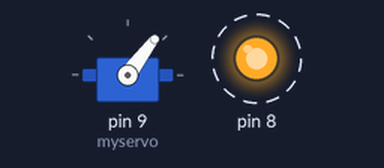
Bench run of a sketch on a simulated Arduino Uno, built with avr-gcc and run on an emulated ATmega328P. Parts: servo, output pins drawn as LEDs (lit = HIGH). Dashed ring = blinking.

Above: at 0.05 s.
At 0.55 s:
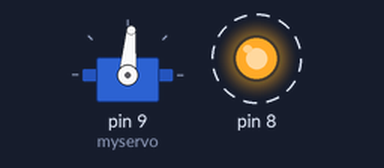
At 1.05 s:
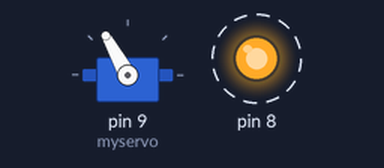
At 2.35 s:
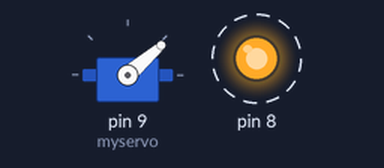
Timing chart, 0 to 5.7 s (numbered marks = the images above):
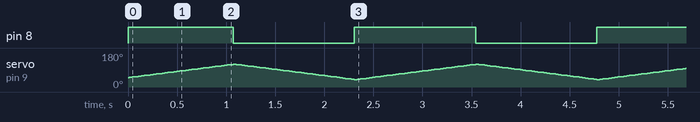

The sketch:

servo.ino
```cpp
// Controlando la posición de un servo usando un potenciómetro (resistencia variable)
// Por Michal Rinott

#include <Servo.h> // Carga la librería Servo.h que contiene métodos para trabajar con servos

Servo myservo;  // Crea un objeto servo para controlar el servomotor
int potpin = 0; // Pin analógico usado para conectar el potenciómetro
int val = 50;        // variable para leer el valor del pin analógico
int c = 1;

void setup()
{
myservo.attach(9); // asocia el servo al pin 9
pinMode(8,OUTPUT);
digitalWrite(8,HIGH);
}

void loop()
{
myservo.write(val);        // fija la posición del servo de acuerdo
                           //al valor escalado
delay(15);
val = val + c;// espera a que el servo se posicione
if (val > 120 or val < 40){
  c = -c;
  if( c<0){
    digitalWrite(8,LOW);
  }else{
    digitalWrite(8,HIGH);
  }

}
}
```

Measured:
- by itself, pin 8: alternates HIGH for 1.2 s and LOW for 1.2 s
